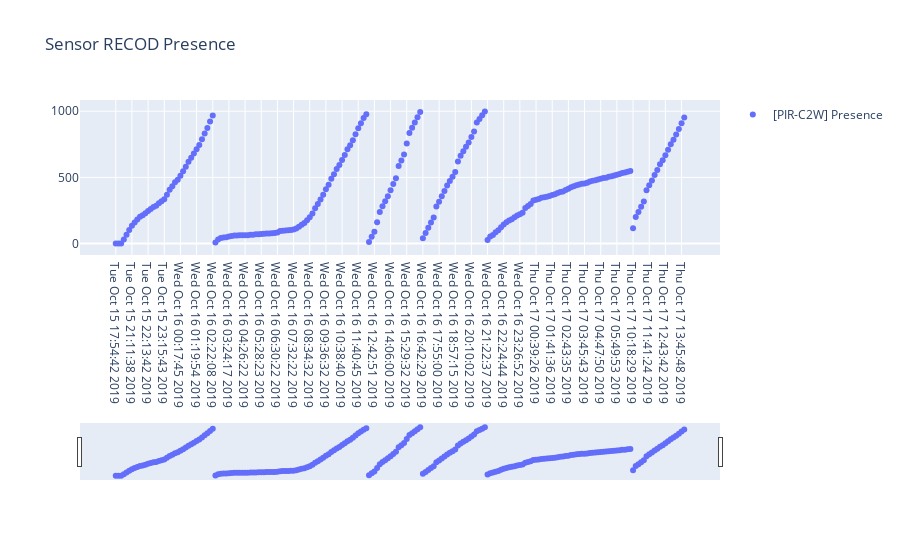

Notebook code for this chart:
### Code cell
# Plot Data
import plotly.graph_objects as go
import pandas as pd

fig = go.Figure()
pir_sensors = [all_sensors[sensor] for sensor in all_sensors.keys() if all_sensors[sensor].sensor_type == 'presence']
for tmp in pir_sensors:
    data = fix_pir_data(tmp.data)
    fig.add_trace(go.Scatter(x=tmp.date[:-1], y=tmp.data[:-1], name="[%s] Presence"%tmp.sensor_id,
                         showlegend=True,mode='markers'))# line_color='darkred',mode='lines+markers'))

#fig.add_trace(go.Scatter(x=df.Date, y=df['AAPL.Low'], name="AAPL Low",
#                         line_color='dimgray'))

fig.update_layout(title_text='Sensor RECOD Presence',
                  xaxis_rangeslider_visible=True)
fig.write_html("presence.html")
fig.show()

### Figure 1 — Plotly figure (JSON) as saved in the notebook; plotly's stock layout.template omitted (floating-point values rounded to 4 significant figures; data arrays with more than 128 entries replaced by an {"elided": "..."} marker saying what was removed)
{"data": [{"mode": "markers", "name": "[PIR-C2W] Presence", "showlegend": true, "type": "scatter", "x": {"elided": "212 str values"}, "y": {"elided": "212 str values"}}], "layout": {"title": {"text": "Sensor RECOD Presence"}, "xaxis": {"rangeslider": {"visible": true}}}}
